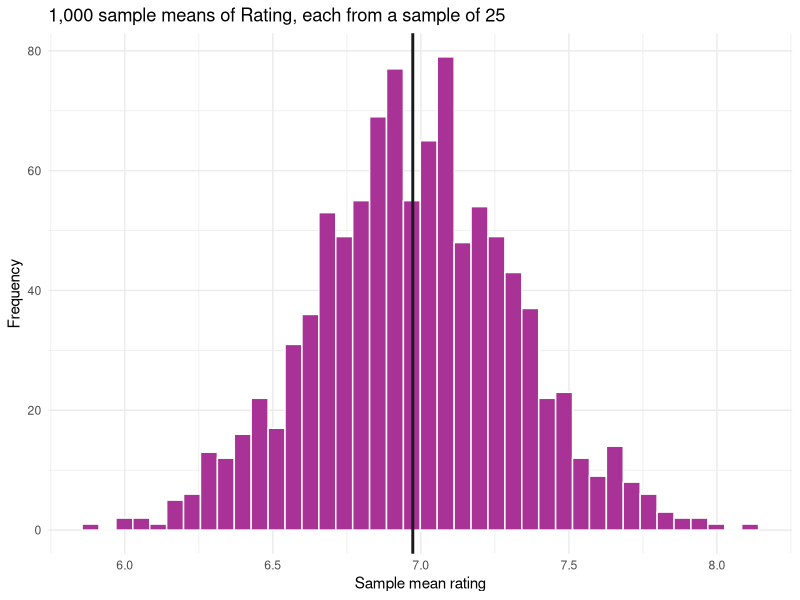

Write the R code that produced this figure.
## ---- chunk 1
library(tidyverse)
library(readxl)

set.seed(2024)

sales <- read_excel("../data/supermarket_sales.xlsx")

true_mean <- mean(sales$Total)
true_sd   <- sd(sales$Total)
## ---- chunk 2
tibble(
  n              = c(1000, 4000, 10000, 100000),
  margin_percent = round(1.96 * sqrt(0.25 / c(1000, 4000, 10000, 100000)) * 100, 2)
)
## ---- chunk 3
sample_means <- replicate(1000, mean(sample(sales$Rating, size = 25)))

tibble(
  mean_of_means   = round(mean(sample_means), 4),
  true_mean       = round(mean(sales$Rating), 4),
  sd_of_means     = round(sd(sample_means), 4),
  theoretical_se  = round(sd(sales$Rating) / sqrt(25), 4)
)
## ---- chunk 4
tibble(sample_mean = sample_means) |>
  ggplot(aes(x = sample_mean)) +
  geom_histogram(bins = 40, fill = "#A83296", colour = "white") +
  geom_vline(xintercept = mean(sales$Rating), colour = "#1A1A1A", linewidth = 1) +
  labs(title = "1,000 sample means of Rating, each from a sample of 25",
       x = "Sample mean rating", y = "Frequency") +
  theme_minimal()
## ---- chunk 5
set.seed(2024)
my_sample <- sample(sales$Total, size = 80)

x_bar  <- mean(my_sample)
s      <- sd(my_sample)
n      <- length(my_sample)
se     <- s / sqrt(n)
t_star <- qt(0.975, df = n - 1)

by_hand <- c(x_bar - t_star * se, x_bar + t_star * se)

by_function <- as.numeric(t.test(my_sample)$conf.int)

tibble(
  method = c("By hand", "t.test()"),
  lower  = round(c(by_hand[1], by_function[1]), 4),
  upper  = round(c(by_hand[2], by_function[2]), 4)
)
## ---- chunk 6
levels <- c(0.80, 0.90, 0.95, 0.99)

map_dfr(levels, function(lv) {
  ci <- t.test(my_sample, conf.level = lv)$conf.int
  tibble(
    level = paste0(lv * 100, "%"),
    lower = round(ci[1], 2),
    upper = round(ci[2], 2),
    width = round(ci[2] - ci[1], 2)
  )
})
## ---- chunk 7
credit <- sum(sales$Payment == "Credit card")
total  <- nrow(sales)

tibble(credit, total, proportion = round(credit / total, 4))

prop.test(credit, total)$conf.int
## ---- chunk 8
sigma <- sd(sales$Rating)
sigma

n_for <- function(E) ceiling((1.96 * sigma / E)^2)

tibble(
  margin_of_error = c(0.05, 0.1, 0.2, 0.5),
  needed_n        = n_for(c(0.05, 0.1, 0.2, 0.5)),
  cost_dinars     = n_for(c(0.05, 0.1, 0.2, 0.5)) * 2
)
